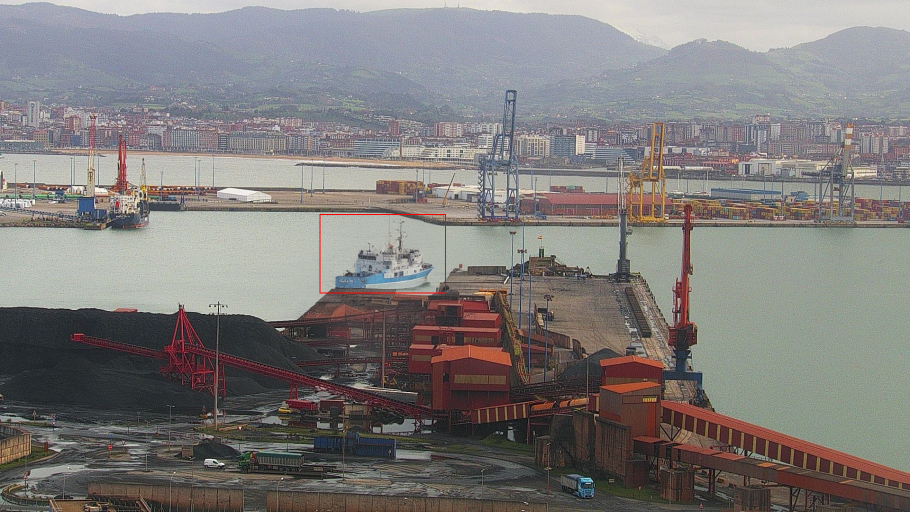
#> input picture core/pipelines/harmonization/examples/20723631b18241a68b142b920c7924bb.png, 1820 x 1024 px (shown at 1/2 size)
$ python -i transparent_mask_generator.py   (imports and definitions only)
#> lines starting #> are read from the running program, lines starting #| are printed output that depends on the picture
from typing import Tuple
from PIL import Image, ImageDraw, ImageFilter, ImageChops

class TransparentMaskGenerator:
    def __init__(self, fill: bool = True, border_size: int = 4, inside_border: bool = True, centered_border: bool = False):
        self.fill = fill
        self.border_size = border_size
        self.inside_border = inside_border
        self.centered_border = centered_border

    def generate(self, image: Image.Image) -> Image.Image:
        if image.mode != "RGBA":
            raise ValueError("Image must be in RGBA format")

        # Create a new mask image with the same size, initialized to black (0)
        mask = Image.new("L", image.size, 0)

        # Get the alpha channel from the input image
        alpha = image.split()[3]

        # Generate a binary mask based on the alpha channel (non-transparent areas)
        binary_mask = alpha.point(lambda p: 255 if p > 0 else 0)

        if self.fill:
            # Fill the entire object with white
            mask.paste(binary_mask)
        else:
            if self.centered_border:
                # Create a centered border, half inside and half outside
                expanded_mask = binary_mask.filter(ImageFilter.MaxFilter(self.border_size))
                inner_mask = binary_mask.filter(ImageFilter.MinFilter(self.border_size))
                mask = ImageChops.subtract(expanded_mask, inner_mask)
            elif self.inside_border:
                # Generate an inner border by eroding the mask
                inner_border = binary_mask.filter(ImageFilter.MinFilter(self.border_size * 2 + 1))
                mask = ImageChops.subtract(binary_mask, inner_border)
            else:
                # Generate an outer border by expanding the mask
                expanded_mask = binary_mask.filter(ImageFilter.MaxFilter(self.border_size * 2 + 1))
                mask = ImageChops.subtract(expanded_mask, binary_mask)

        # Convert the mask to a binary (black/white) image
        final_mask = mask.point(lambda p: 255 if p > 0 else 0)

        # Return the mask as an image with mode "L" (grayscale)
        return final_mask

>>> import cv2
>>> picture = cv2.imread('../examples/20723631b18241a68b142b920c7924bb.png', cv2.IMREAD_GRAYSCALE)
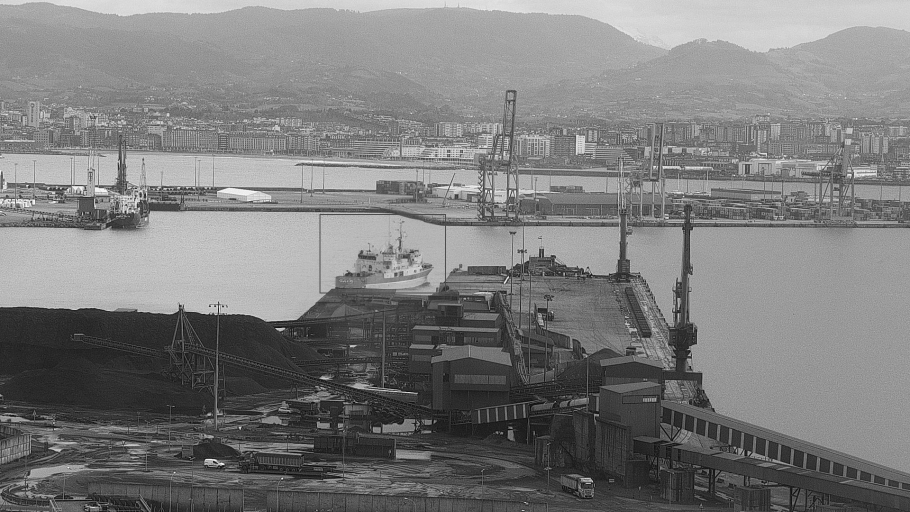
#> picture: shape (1024, 1820) (shown at 1/2 size); min 0, max 254, mean 124
>>> result = TransparentMaskGenerator().generate(picture)
#> (the run stopped early here; a loop or call above may not have finished)

$ run again, on core/pipelines/harmonization/examples/5f8906d32dc3402aa79b01d3988a761d.png
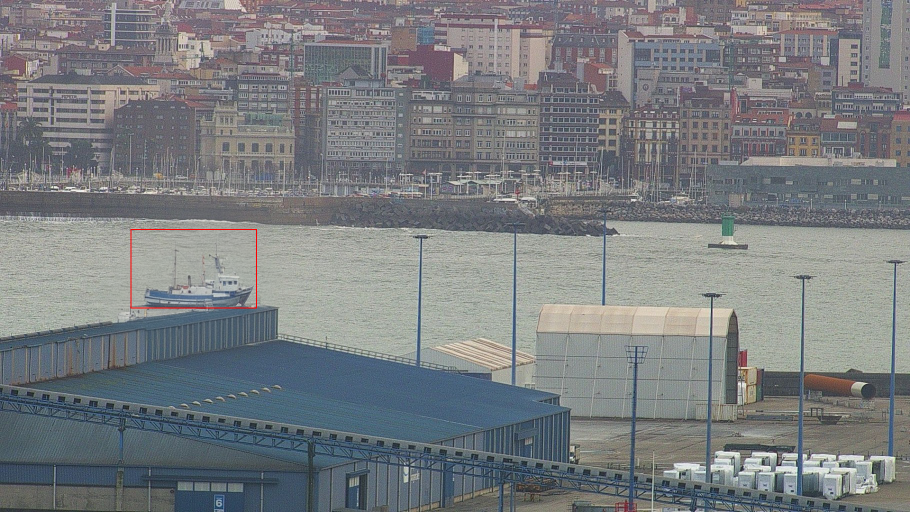
#> input picture core/pipelines/harmonization/examples/5f8906d32dc3402aa79b01d3988a761d.png, 1820 x 1024 px (shown at 1/2 size)
#> `picture = cv2.imread('../examples/20723631b18241a68b142b920c7924bb.png..`:
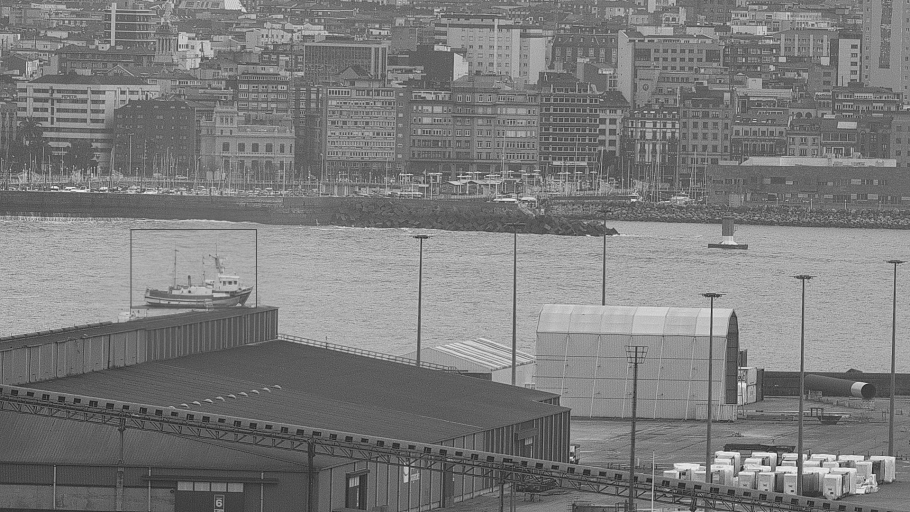
#> picture: shape (1024, 1820) (shown at 1/2 size); min 4, max 254, mean 123.8
